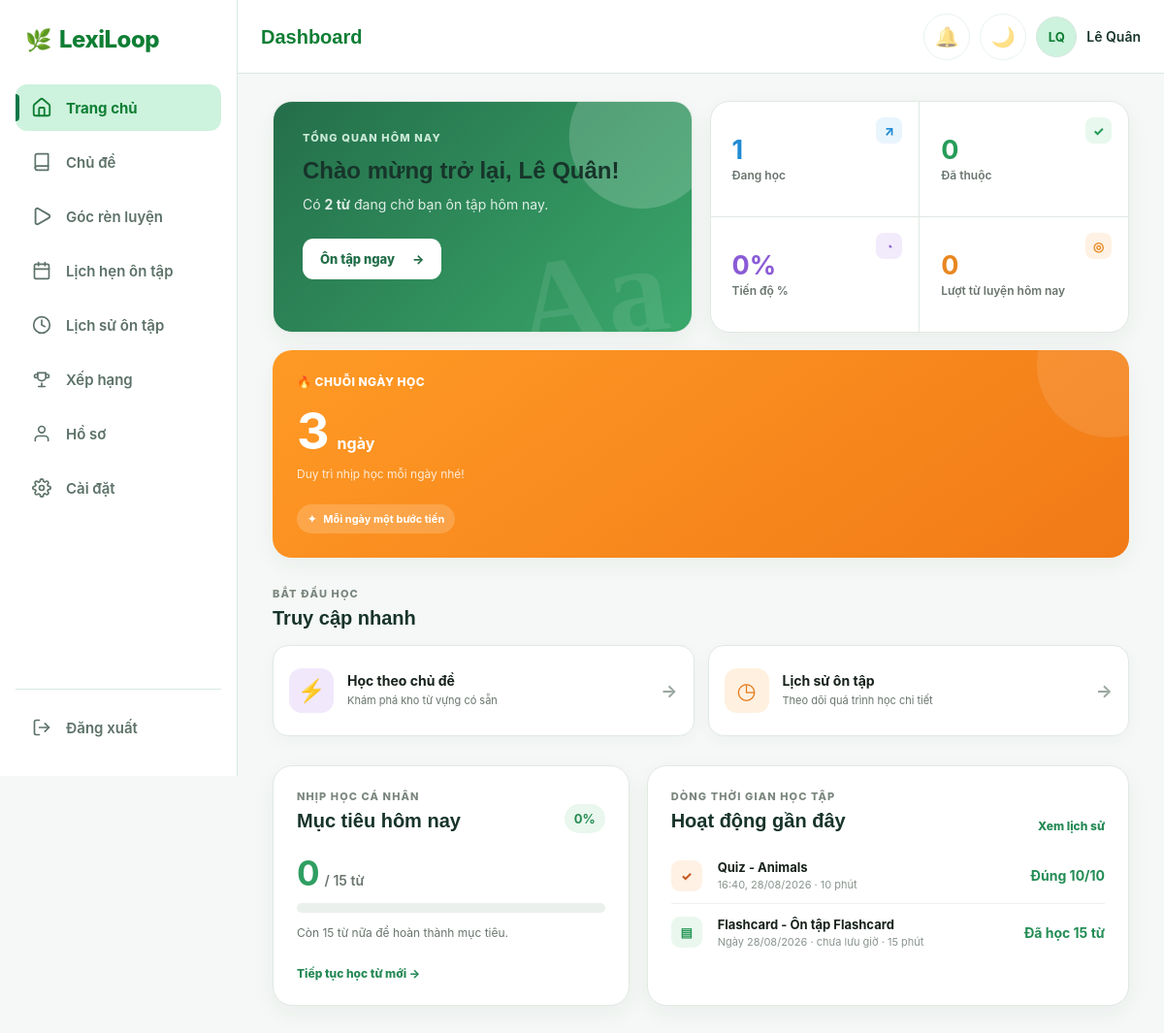
The page /pages/user/C_Dashboard_user.php?login=success (signed in) on the database its author committed.
### tables this page shows
CREATE TABLE `Users` (
  `userID` int NOT NULL,
  `email` varchar(50) NOT NULL,
  `password_hash` varchar(300) NOT NULL,
  `full_name` varchar(100) DEFAULT NULL,
  `avatar_url` varchar(250) DEFAULT NULL,
  `role` enum('user','admin') DEFAULT 'user',
  `status` enum('active','locked') DEFAULT 'active',
  `created_at` datetime DEFAULT CURRENT_TIMESTAMP,
  `update_at` datetime DEFAULT CURRENT_TIMESTAMP ON UPDATE CURRENT_TIMESTAMP,
  `daily_reminder_enabled` tinyint DEFAULT '1',
  `reminder_time` time DEFAULT '20:00:00',
  `daily_target_words` int DEFAULT '20',
  `level` int DEFAULT '0'
);

CREATE TABLE `learning_sessions` (
  `id` int NOT NULL,
  `user_id` int NOT NULL,
  `topic_id` int DEFAULT NULL,
  `vocabulary_set_id` int DEFAULT NULL,
  `session_type` enum('new_learning','review') NOT NULL DEFAULT 'new_learning',
  `session_date` date NOT NULL,
  `words_studied` int DEFAULT '0',
  `duration_seconds` int DEFAULT '0',
  `streak_count` int DEFAULT '0',
  `started_at` datetime DEFAULT NULL,
  `finished_at` datetime DEFAULT NULL
);

### pages/user/C_Dashboard_user.php (the view, shortened to what this page needs)
<?php
require_once($_SERVER['DOCUMENT_ROOT'] . "/Connect.php");
$userId = (int) $_SESSION['user_id'];
$sqlUser = "
    SELECT
        userID,
        full_name,
        avatar_url,
        daily_target_words
    FROM Users
    WHERE userID = ?
";
$stmtUser = mysqli_prepare($link, $sqlUser);
mysqli_stmt_bind_param($stmtUser, "i", $userId);
mysqli_stmt_execute($stmtUser);
$resultUser = mysqli_stmt_get_result($stmtUser);
$user = mysqli_fetch_assoc($resultUser);
$fullName = $user['full_name'];
$dailyTarget = (int)$user['daily_target_words'];
$sqlStreak = "
    SELECT streak_count
    FROM learning_sessions
    WHERE user_id = ?
    ORDER BY session_date DESC, id DESC
    LIMIT 1
";
$stmtStreak = mysqli_prepare($link, $sqlStreak);
mysqli_stmt_bind_param($stmtStreak, "i", $userId);
mysqli_stmt_execute($stmtStreak);
$resultStreak = mysqli_stmt_get_result($stmtStreak);
$rowStreak = mysqli_fetch_assoc($resultStreak);
$streak = $rowStreak ? (int)$rowStreak['streak_count'] : 0;
$sqlLearning = "
    SELECT COUNT(*) AS total
    FROM user_vocab_progress
    WHERE user_id = ?
      AND status = 'learning'
      AND level < 5
";
$stmtLearning = mysqli_prepare($link, $sqlLearning);
mysqli_stmt_bind_param($stmtLearning, "i", $userId);
mysqli_stmt_execute($stmtLearning);
$resultLearning = mysqli_stmt_get_result($stmtLearning);
$rowLearning = mysqli_fetch_assoc($resultLearning);
$learningWords = (int)$rowLearning['total'];
$sqlMastered = "
    SELECT COUNT(*) AS total
    FROM user_vocab_progress
    WHERE user_id = ?
      AND status = 'mastered'
      AND level >= 5
";
$stmtMastered = mysqli_prepare($link, $sqlMastered);
mysqli_stmt_bind_param($stmtMastered, "i", $userId);
mysqli_stmt_execute($stmtMastered);
$resultMastered = mysqli_stmt_get_result($stmtMastered);
$rowMastered = mysqli_fetch_assoc($resultMastered);
$masteredWords = (int)$rowMastered['total'];
$trackedWords = $learningWords + $masteredWords;
$learningProgressPercent = $trackedWords > 0
    ? min(100, (int) round(($masteredWords / $trackedWords) * 100))
    : 0;
$sqlReviewToday = "
    SELECT COUNT(*) AS total
    FROM user_vocab_progress
    WHERE user_id = ?
      AND next_review_date <= CURDATE()
      AND level < 5
";
$stmtReviewToday = mysqli_prepare($link, $sqlReviewToday);
mysqli_stmt_bind_param($stmtReviewToday, "i", $userId);
mysqli_stmt_execute($stmtReviewToday);
$resultReviewToday = mysqli_stmt_get_result($stmtReviewToday);
$rowReviewToday = mysqli_fetch_assoc($resultReviewToday);
$reviewToday = (int)$rowReviewToday['total'];
$sqlTodayWords = "
    SELECT COALESCE(SUM(words_count), 0) AS total
    FROM (
        SELECT words_studied AS words_count
        FROM learning_sessions
        WHERE user_id = ? AND session_date = CURDATE()
        UNION ALL
        SELECT total_questions AS words_count
        FROM quiz_results
        WHERE user_id = ? AND DATE(COALESCE(finished_at, started_at)) = CURDATE()
    ) today_activity
";
$stmtTodayWords = mysqli_prepare($link, $sqlTodayWords);
mysqli_stmt_bind_param($stmtTodayWords, "ii", $userId, $userId);
mysqli_stmt_execute($stmtTodayWords);
$resultTodayWords = mysqli_stmt_get_result($stmtTodayWords);
$rowTodayWords = mysqli_fetch_assoc($resultTodayWords);
$todayWords = (int)$rowTodayWords['total'];
if ($dailyTarget > 0) {
    $targetPercent = ($todayWords / $dailyTarget) * 100;
    $targetPercent = min($targetPercent, 100);
} else {
    $targetPercent = 0;
}
$remainingWords = max($dailyTarget - $todayWords, 0);
$sqlRecentActivity = "
    SELECT *
    FROM (
        SELECT
            qr.id,
            'quiz' AS activity_type,
            COALESCE(t.topicName, 'Ôn tập tổng hợp') AS source_name,
            qr.correct_answers,
            qr.total_questions,
            NULL AS words_studied,
            COALESCE(qr.finished_at, qr.started_at) AS activity_time,
            GREATEST(0, TIMESTAMPDIFF(SECOND, qr.started_at, qr.finished_at)) AS duration_seconds,
            1 AS has_exact_time
        FROM quiz_results qr
        LEFT JOIN Topics t ON qr.topic_id = t.topicID
        WHERE qr.user_id = ?
        UNION ALL
        SELECT
            ls.id,
            'flashcard' AS activity_type,
            'Ôn tập Flashcard' AS source_name,
            NULL AS correct_answers,
            NULL AS total_questions,
            ls.words_studied,
            CAST(CONCAT(ls.session_date, ' 00:00:00') AS DATETIME) AS activity_time,
            COALESCE(ls.duration_seconds, 0) AS duration_seconds,
            0 AS has_exact_time
        FROM learning_sessions ls
        WHERE ls.user_id = ? AND ls.words_studied > 0
    ) recent_activity
    ORDER BY activity_time DESC, id DESC
    LIMIT 5
";
$stmtRecentActivity = mysqli_prepare($link, $sqlRecentActivity);
mysqli_stmt_bind_param($stmtRecentActivity, "ii", $userId, $userId);
mysqli_stmt_execute($stmtRecentActivity);
$resultRecentActivity = mysqli_stmt_get_result($stmtRecentActivity);
$recentActivities = [];
while ($row = mysqli_fetch_assoc($resultRecentActivity)) {
    $row['display_time'] = $row['activity_time']
        ? date('H:i, d/m/Y', strtotime($row['activity_time']))
        : 'Chưa ghi nhận thời gian';
    if (!(int) $row['has_exact_time'] && $row['activity_time']) {
        $row['display_time'] = 'Ngày ' . date('d/m/Y', strtotime($row['activity_time'])) . ' · chưa lưu giờ';
    }
    $durationSeconds = max(0, (int) $row['duration_seconds']);
    $row['duration_text'] = $durationSeconds >= 60
        ? intdiv($durationSeconds, 60) . ' phút'
        : $durationSeconds . ' giây';
    if ($row['activity_type'] === 'quiz') {
        $row['score_percent'] = (int) $row['total_questions'] > 0
            ? (int) round(((int) $row['correct_answers'] / (int) $row['total_questions']) * 100)
            : 0;
    }
    $recentActivities[] = $row;
}
?>
<!DOCTYPE html>
<html lang="vi">
<head>
    <link rel="stylesheet" href="../../CSS/Style.css">
    <link rel="stylesheet" href="../../CSS/C_Dashboard_user.css">
    <link rel="stylesheet" href="../../CSS/topheader.css">
    <link rel="stylesheet" href="../../CSS/responsive.css">
</head>
<body class="C_Dashboard_user_body">
    <?php
    include '../../includes/topheader.php';
    ?>
    <?php include '../../includes/sidebar_user.php'; ?>
    <main class="C_Dashboard_user_mainContent">
        <section class="C_Dashboard_user_overview" aria-labelledby="dashboard-welcome-title">
            <div class="C_Dashboard_user_welcomeCard">
                <span class="C_Dashboard_user_eyebrow">TỔNG QUAN HÔM NAY</span>
                <h2 id="dashboard-welcome-title">Chào mừng trở lại, <?= htmlspecialchars($fullName) ?>!</h2>
                <p>
                    <?php if ($reviewToday > 0): ?>
                        Có <strong><?= $reviewToday ?> từ</strong> đang chờ bạn ôn tập hôm nay.
                    <?php else: ?>
                        Hôm nay chưa có từ đến hạn. Bạn có thể tự chọn và học thêm một chủ đề mới.
                    <?php endif; ?>
                </p>
                <a href="C_Ontaphomnay.php" class="C_Dashboard_user_primaryButton">
                    Ôn tập ngay <span aria-hidden="true">→</span>
                </a>
                <span class="C_Dashboard_user_decorWord" aria-hidden="true">Aa</span>
            </div>
            <div class="C_Dashboard_user_statsCard" aria-label="Thống kê học tập">
                <div class="C_Dashboard_user_statItem C_Dashboard_user_statItem--blue">
                    <span class="C_Dashboard_user_statIcon" aria-hidden="true">↗</span>
                    <strong><?= $learningWords ?></strong>
                    <span>Đang học</span>
                </div>
                <div class="C_Dashboard_user_statItem C_Dashboard_user_statItem--green">
                    <span class="C_Dashboard_user_statIcon" aria-hidden="true">✓</span>
                    <strong><?= $masteredWords ?></strong>
                    <span>Đã thuộc</span>
                </div>
                <div class="C_Dashboard_user_statItem C_Dashboard_user_statItem--violet">
                    <span class="C_Dashboard_user_statIcon" aria-hidden="true">◔</span>
                    <strong><?= $learningProgressPercent ?>%</strong>
                    <span>Tiến độ %</span>
                </div>
                <div class="C_Dashboard_user_statItem C_Dashboard_user_statItem--orange">
                    <span class="C_Dashboard_user_statIcon" aria-hidden="true">◎</span>
                    <strong><?= $todayWords ?></strong>
                    <span>Lượt từ luyện hôm nay</span>
                </div>
            </div>
            <div class="C_Dashboard_user_streakCard">
                <div class="C_Dashboard_user_streakLabel"><span aria-hidden="true">🔥</span> Chuỗi ngày học</div>
                <div class="C_Dashboard_user_streakValue"><strong><?= $streak ?></strong><span>ngày</span></div>
                <p><?= $streak > 0 ? 'Duy trì nhịp học mỗi ngày nhé!' : 'Bắt đầu chuỗi học đầu tiên hôm nay.' ?></p>
                <div class="C_Dashboard_user_streakTip"><span aria-hidden="true">✦</span> Mỗi ngày một bước tiến</div>
            </div>
        </section>
        <section class="C_Dashboard_user_quickSection" aria-labelledby="quick-access-title">
            <div class="C_Dashboard_user_sectionHeader">
                <div>
                    <span class="C_Dashboard_user_eyebrow">BẮT ĐẦU HỌC</span>
                    <h3 id="quick-access-title">Truy cập nhanh</h3>
                </div>
            </div>
            <div class="C_Dashboard_user_quickGrid">
                                <a href="../main/B_DanhSachChuDe.php" class="C_Dashboard_user_quickCard C_Dashboard_user_quickCard--violet">
                    <span class="C_Dashboard_user_quickIcon" aria-hidden="true">⚡</span>
                    <span><strong>Học theo chủ đề</strong><small>Khám phá kho từ vựng có sẵn</small></span>
                    <b aria-hidden="true">→</b>
                </a>
                <a href="C_Lichsuontap.php" class="C_Dashboard_user_quickCard C_Dashboard_user_quickCard--orange">
                    <span class="C_Dashboard_user_quickIcon" aria-hidden="true">◷</span>
                    <span><strong>Lịch sử ôn tập</strong><small>Theo dõi quá trình học chi tiết</small></span>
                    <b aria-hidden="true">→</b>
                </a>
            </div>
        </section>
        <div class="C_Dashboard_user_contentGrid">
            <section class="C_Dashboard_user_panel" aria-labelledby="today-target-title">
                <div class="C_Dashboard_user_sectionHeader">
                    <div>
                        <span class="C_Dashboard_user_eyebrow">NHỊP HỌC CÁ NHÂN</span>
                        <h3 id="today-target-title">Mục tiêu hôm nay</h3>
                    </div>
                    <strong class="C_Dashboard_user_targetPercent"><?= round($targetPercent) ?>%</strong>
                </div>
                <div class="C_Dashboard_user_targetNumbers">
                    <strong><?= $todayWords ?></strong><span>/ <?= $dailyTarget ?> từ</span>
                </div>
                <div class="C_Dashboard_user_targetProgress" role="progressbar" aria-valuemin="0" aria-valuemax="100" aria-valuenow="<?= round($targetPercent) ?>">
                </div>
                <p class="C_Dashboard_user_targetNote">
                    <?= $remainingWords > 0
                        ? 'Còn ' . $remainingWords . ' từ nữa để hoàn thành mục tiêu.'
                        : 'Bạn đã hoàn thành mục tiêu hôm nay.' ?>
                </p>
                <a href="../main/B_DanhSachChuDe.php" class="C_Dashboard_user_textLink">Tiếp tục học từ mới →</a>
            </section>
            <section class="C_Dashboard_user_panel" aria-labelledby="recent-activity-title">
                <div class="C_Dashboard_user_sectionHeader">
                    <div>
                        <span class="C_Dashboard_user_eyebrow">DÒNG THỜI GIAN HỌC TẬP</span>
                        <h3 id="recent-activity-title">Hoạt động gần đây</h3>
                    </div>
                    <a href="C_Lichsuontap.php" class="C_Dashboard_user_textLink">Xem lịch sử</a>
                </div>
                <div class="C_Dashboard_user_activityList">
                    <?php if (empty($recentActivities)): ?>
                        <div class="C_Dashboard_user_emptyState">
                            <span aria-hidden="true">✦</span>
                            <p>Chưa có hoạt động Flashcard hoặc Quiz gần đây.</p>
                        </div>
                    <?php else: ?>
                        <?php foreach ($recentActivities as $activity): ?>
                            <div class="C_Dashboard_user_activityRow">
                                <span class="C_Dashboard_user_activityIcon C_Dashboard_user_activityIcon--<?= $activity['activity_type'] ?>" aria-hidden="true">
                                    <?= $activity['activity_type'] === 'quiz' ? '✓' : '▤' ?>
                                </span>
                                <span class="C_Dashboard_user_activityInfo">
                                    <strong><?= $activity['activity_type'] === 'quiz' ? 'Quiz' : 'Flashcard' ?> - <?= htmlspecialchars($activity['source_name']) ?></strong>
                                    <small><?= htmlspecialchars($activity['display_time']) ?> · <?= htmlspecialchars($activity['duration_text']) ?></small>
                                </span>
                                <strong class="C_Dashboard_user_activityScore">
                                    <?php if ($activity['activity_type'] === 'quiz'): ?>
                                        Đúng <?= (int) $activity['correct_answers'] ?>/<?= (int) $activity['total_questions'] ?>
                                    <?php else: ?>
                                        Đã học <?= (int) $activity['words_studied'] ?> từ
                                    <?php endif; ?>
                                </strong>
                            </div>
                        <?php endforeach; ?>
                    <?php endif; ?>
                </div>
            </section>
        </div>
    </main>
</body>
</html>

### CSS/Style.css (style rules this page uses)
*, *::before, *::after { box-sizing: border-box; }
:root { --color-primary: #0e7748; --color-primary-dark: #0f7e34; --color-primary-light: #cdf2dd; --color-accent: #2563eb; --color-accent-dark: #1d4ed8; --color-accent-light: #eff6ff; --color-warning: #b45309; --color-warning-light: #fff7ed; --color-success: #15803d; --color-danger: #c2413b; --color-danger-light: #fef2f2; --color-background: #f6fbf8; --color-surface: #ffffff; --color-white: #ffffff; --color-border: #d7e8df; --color-text: #17342a; --color-text-muted: #5d7268; --sidebar-width: 245px; --sidebar-width-collapsed: 76px; }
h2 { font-family: Arial, sans-serif; font-size: 32px; font-weight: 600; line-height: 1.3; color: var(--color-text); }
h3 { font-family: Arial, sans-serif; font-size: 24px; font-weight: 600; line-height: 1.3; color: var(--color-text); }
p { margin: 0; font-size: 16px; line-height: 1.6; color: var(--color-text-muted); }
a { text-decoration: none; color: var(--color-primary); }
body { margin: 0; padding: 0; background-color: var(--color-background); color: var(--color-text); font-family: -apple-system, BlinkMacSystemFont, "Segoe UI", Roboto, sans-serif; }

### CSS/responsive.css (style rules this page uses)
*, *::before, *::after { box-sizing: border-box; }
p, h1, h2, h3, h4, a, button, label, td, th { overflow-wrap: anywhere; }

### rows shown on the page
users: full_name "Lê Quân", daily_target_words "15"
learning_sessions: streak_count "3"

### other values the page prints
$headerTitle "Dashboard"
$headerInitials "LQ"
$headerUserName "Lê Quân"
$reviewToday "2"
$learningWords "1"
$masteredWords "0"
$learningProgressPercent "0"
$todayWords "0"
$targetPercent "0"
$activity['source_name'] "Animals"
$activity['display_time'] "16:40, 28/08/2026"
$activity['duration_text'] "10 phút"
$activity['correct_answers'] "10"
$activity['total_questions'] "10"
$activity['source_name'] "Ôn tập Flashcard"
